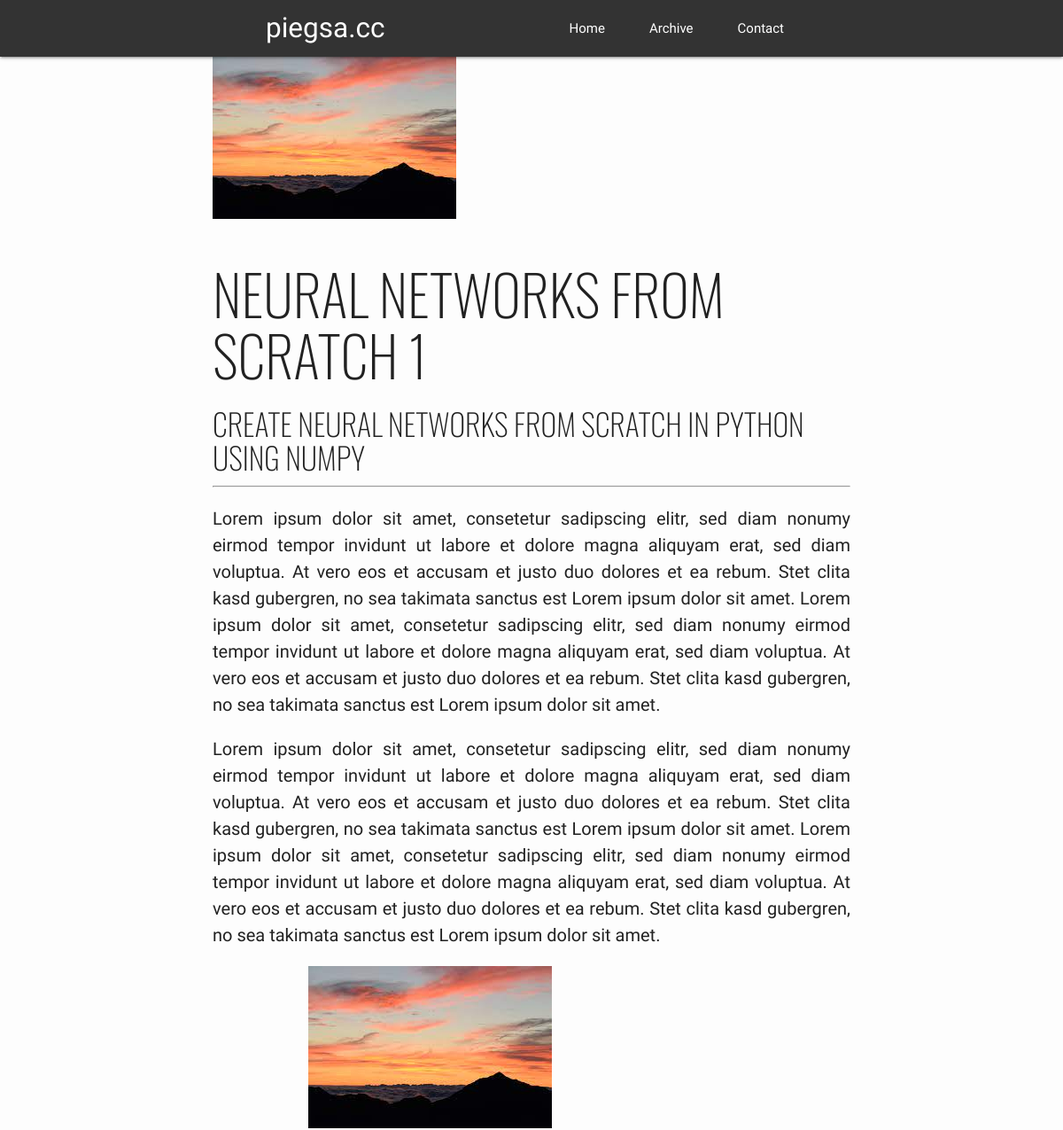
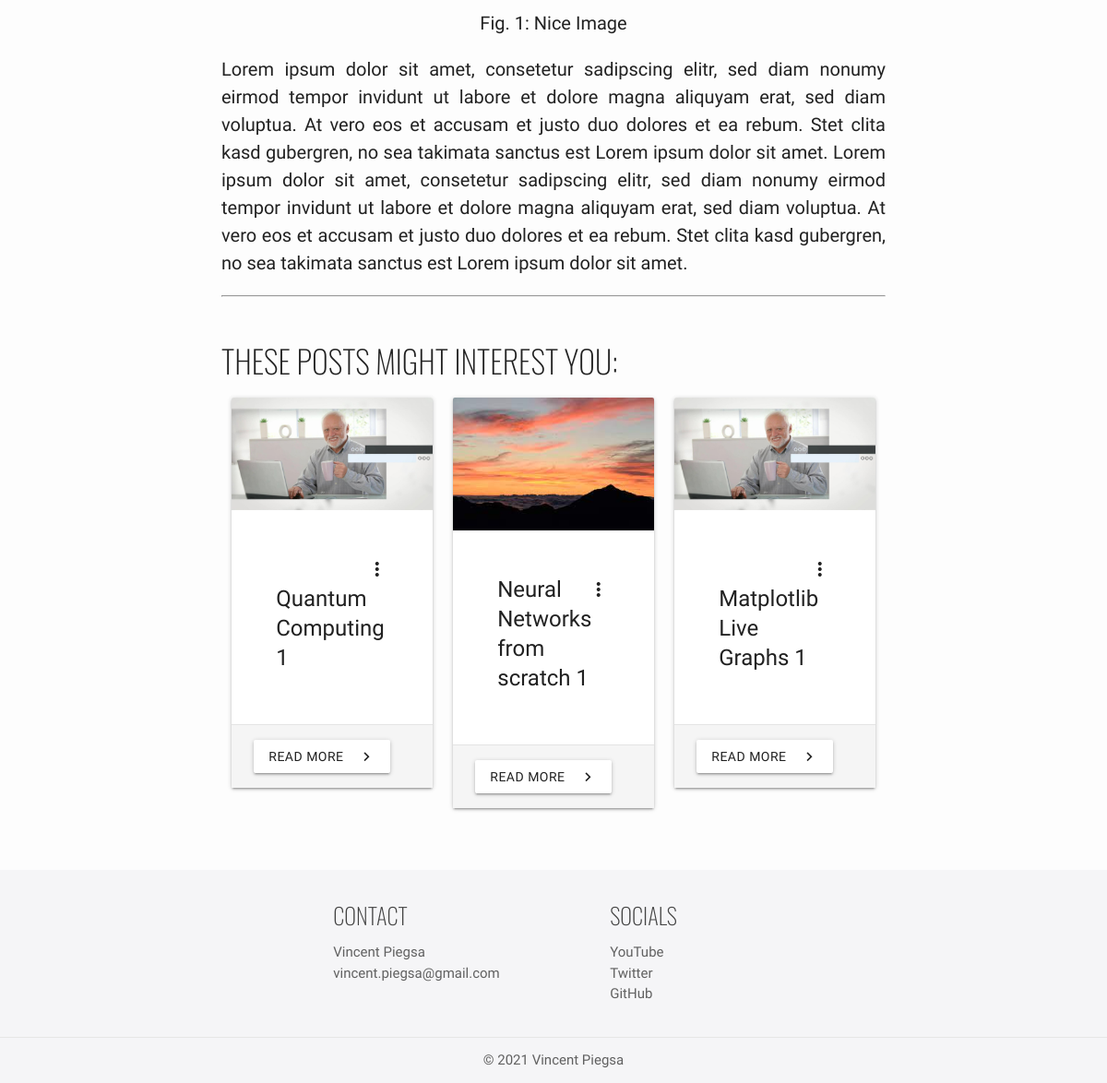
Screenshot of /archive/post_2 with the database file from the repository (2 pictures, top to bottom).
### components/models.py (models this page shows)
class Post(db.Model):
	id = db.Column(db.Integer, primary_key=True)
	title = db.Column(db.String(128), unique=True, nullable=False)
	subtitle = db.Column(db.String(256), nullable=False)
	img = db.Column(db.String(256), nullable=False)
	url = db.Column(db.String(256), unique=True)
	pub_date = db.Column(db.DateTime, nullable=False, default=datetime.utcnow)
	def __repr__(self):
		return f'Post #{self.id}: {self.title}, published on {self.pub_date}'

### components/blog/views.py (the view)
@blog.route('/archive/<post>')
def archive_post(post):
	a = Post.query.filter_by(url=post).first()
	print(a)
	return render_template(f'blog/posts/{post}.html', post=Post.query.filter_by(url=post).first(), recommended_posts=Post.query.all()[:3])

### components/templates/blog/posts/post_2.html
{% extends "post.html" %}
{% block post_body %}
<div id="post-body">
	<p class="flow-text">
		Lorem ipsum dolor sit amet, consetetur sadipscing elitr, sed diam nonumy eirmod tempor invidunt ut labore et dolore magna aliquyam erat, sed diam voluptua. At vero eos et accusam et justo duo dolores et ea rebum. Stet clita kasd gubergren, no sea takimata sanctus est Lorem ipsum dolor sit amet. Lorem ipsum dolor sit amet, consetetur sadipscing elitr, sed diam nonumy eirmod tempor invidunt ut labore et dolore magna aliquyam erat, sed diam voluptua. At vero eos et accusam et justo duo dolores et ea rebum. Stet clita kasd gubergren, no sea takimata sanctus est Lorem ipsum dolor sit amet.
	</p>
	<p class="flow-text">
		Lorem ipsum dolor sit amet, consetetur sadipscing elitr, sed diam nonumy eirmod tempor invidunt ut labore et dolore magna aliquyam erat, sed diam voluptua. At vero eos et accusam et justo duo dolores et ea rebum. Stet clita kasd gubergren, no sea takimata sanctus est Lorem ipsum dolor sit amet. Lorem ipsum dolor sit amet, consetetur sadipscing elitr, sed diam nonumy eirmod tempor invidunt ut labore et dolore magna aliquyam erat, sed diam voluptua. At vero eos et accusam et justo duo dolores et ea rebum. Stet clita kasd gubergren, no sea takimata sanctus est Lorem ipsum dolor sit amet.
	</p>
	<div class="container">
		<img class="responsive-img" src="{{ url_for('static', filename=post.img) }}">
		<figcaption style="text-align: center; font-size: 20px; margin-top: 5px;">Fig. 1: Nice Image</figcaption>
	</div>
	<p class="flow-text">
		Lorem ipsum dolor sit amet, consetetur sadipscing elitr, sed diam nonumy eirmod tempor invidunt ut labore et dolore magna aliquyam erat, sed diam voluptua. At vero eos et accusam et justo duo dolores et ea rebum. Stet clita kasd gubergren, no sea takimata sanctus est Lorem ipsum dolor sit amet. Lorem ipsum dolor sit amet, consetetur sadipscing elitr, sed diam nonumy eirmod tempor invidunt ut labore et dolore magna aliquyam erat, sed diam voluptua. At vero eos et accusam et justo duo dolores et ea rebum. Stet clita kasd gubergren, no sea takimata sanctus est Lorem ipsum dolor sit amet.
	</p>
</div>
{% endblock %}

### components/templates/post.html (shortened to what this page needs)
{% extends "layout.html" %}
{% block content %}
{% if post %}
<div id="post-head">
	{% if post.img %}
		<img class="responsive-img" src="{{ url_for('static', filename=post.img) }}">
	{% endif %}
	<h1>{{ post.title }}</h1>
	<h4>{{ post.subtitle }}</h4>
</div>
<hr/>
{% block post_body %}
{% endblock %}
<hr/>
<div id="post-foot" style="margin-top: 50px;">
	<h4>These posts might interest you:</h4>
	<div class="row">
		{% for recommended_post in recommended_posts %}
		<div class="col l4 s12" style="height: 450px;">
			<div class="card hoverable sticky-action">
				<div class="card-image waves-effect waves-block waves-light">
					<img class="activator responsive-img thumbnail" src="{{ url_for('static', filename=recommended_post.img) }}">
				</div>
				<div class="card-content">
					<div class="card-content">
						<div class="card-title activator grey-text text-darken-4">
							<i class="material-icons right">more_vert</i>
							<p style="width: 90%;">{{ recommended_post.title }}</p>
						</div>
					</div>
				</div>
				<div class="card-action grey lighten-4">
					<a class="btn waves-effect waves-dark grey-text text-darken-4 white" href="{{ url_for('blog.archive_post', post=recommended_post.url) }}">Read More<i class="material-icons right">chevron_right</i></a>
				</div>
				</div>
		</div>
		{% endfor %}
	</div>
</div>
{% endif %}
{% endblock %}

### components/templates/layout.html (style rules this page uses)
body { display: flex; min-height: 100vh; flex-direction: column; font-family: 'Work Sans', sans-serif; background-color: rgb(253, 253, 253); }
h1, h2, h3, h4, h5, h6 { font-family: 'Oswald', sans-serif; text-transform: uppercase; font-weight: 100; }
.flow-text { font-size: 20px; text-align: justify; }
img.thumbnail { max-height: 200px; overflow: hidden; }

### rows the page displays
Post: img (picture), title "NEURAL NETWORKS FROM SCRATCH 1", subtitle "CREATE NEURAL NETWORKS FROM SCRATCH IN PYTHON USING NUMPY", title "Neural Networks from scratch 1"
Post: img (picture), title "Quantum Computing 1"
Post: img (picture), title "Matplotlib Live Graphs 1"
